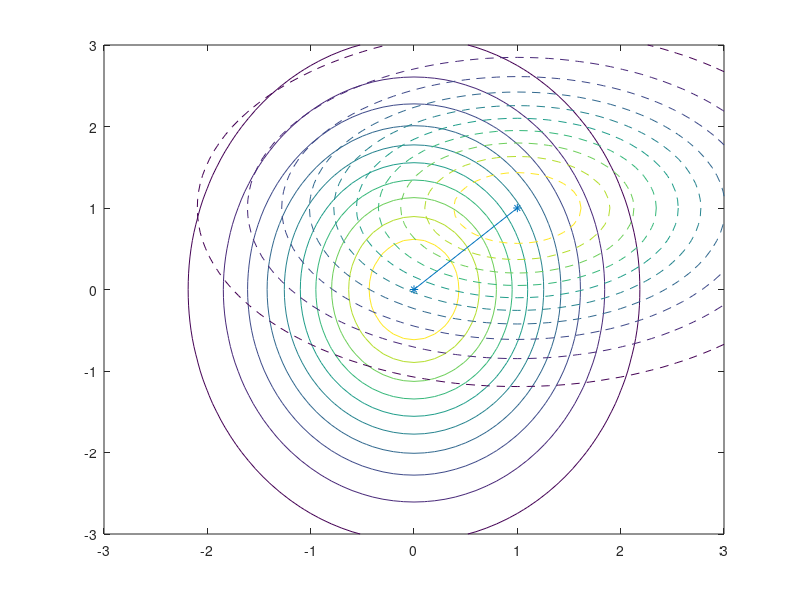

MATLAB code for this plot: (Note: this script raises an error after producing the figure.)
%% drawDecisionSurface4.m
% Author:  Jingxuan Yang
% E-mail:  yangjx20@mails.tsinghua.edu.cn
% Page:    www.jingxuanyang.com
% Date:    2021.02.25
% Project: Pattern Recognition
% Purpose: draw decision surface
% Note:  

clear;
clc;

%% parameters
mu1 = [0,0];% 均值向量
Sigma1 = [1 0;0 2];% 协方差矩阵
[X1,Y1] = meshgrid(-3:0.1:3,-3:0.1:3);%在XOY面上，产生网格数据
p1 = mvnpdf([X1(:) Y1(:)],mu1,Sigma1);%求取联合概率密度，相当于Z轴
p1 = reshape(p1,size(X1));%将Z值对应到相应的坐标上

mu2 = [1,1];% 均值向量
Sigma2 = [2 0;0 1];% 协方差矩阵
[X2,Y2] = meshgrid(-3:0.1:3,-3:0.1:3);%在XOY面上，产生网格数据
p2 = mvnpdf([X2(:) Y2(:)],mu2,Sigma2);%求取联合概率密度，相当于Z轴
p2 = reshape(p2,size(X2));%将Z值对应到相应的坐标上

%% draw figures
figure
contour(X1,Y1,p1)
hold on;
contour(X2,Y2,p2,'--')
line([0,1], [0,1], 'Marker', '*')
fimplicit(@(x,y) (x+1).^2 - (y-2).^2,[-3 3 -3 3], 'r')
axis equal
legend('$p(x|\omega_1)$','$p(x|\omega_2)$','mean line','decision boundary','Interpreter', 'latex');
xlabel('$x_1$', 'Interpreter', 'latex');
ylabel('$x_2$', 'Interpreter', 'latex');
set(gca, 'fontsize', 14, 'fontname', 'Euclid');
% exportgraphics(gcf,'mvnpdf-4.pdf','ContentType','vector');


